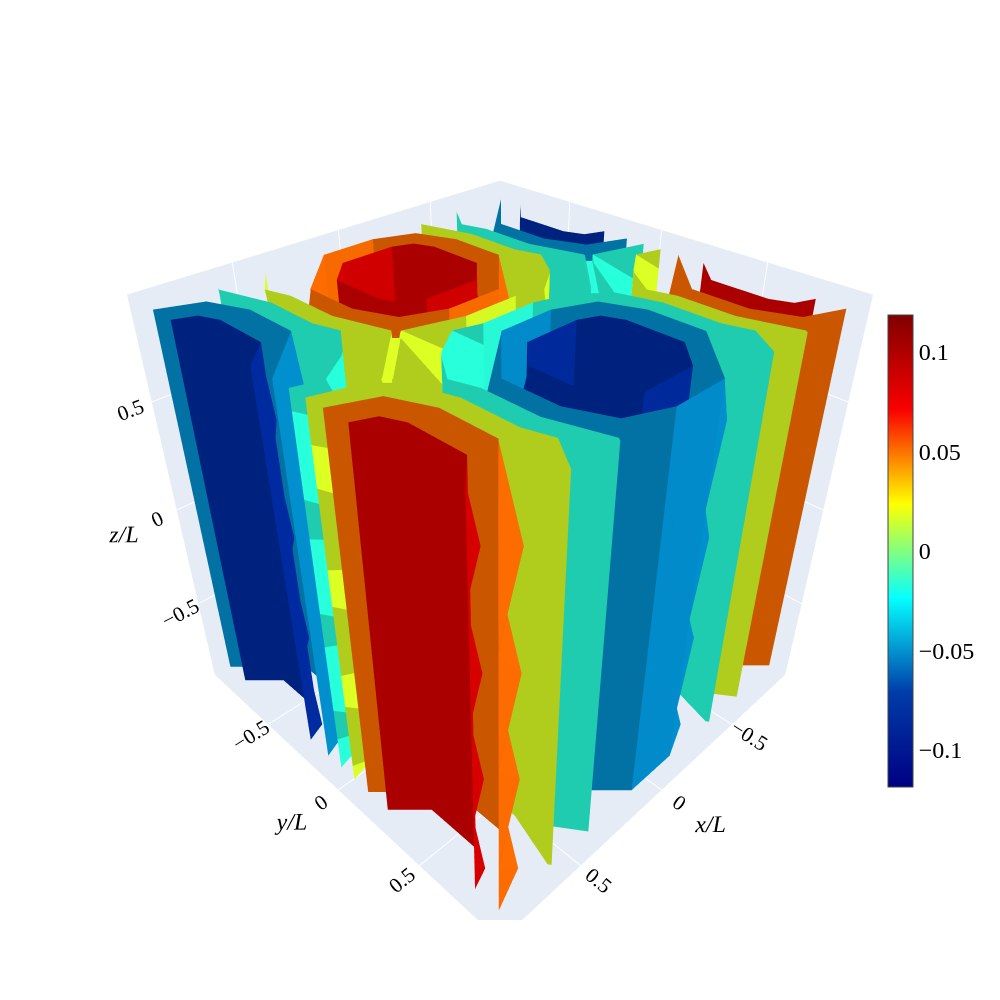

Write notebook code for a chart like this one.
### Code cell
fig = go.Figure(data=go.Isosurface(
    x=(X0/Lx).flatten(),          
    y=(Y0/Ly).flatten(),
    z=(Z0/Lz).flatten(),
    value=(u_exact/U).flatten(),      
    isomin=(u_exact/U).min(),        
    isomax=(u_exact/U).max(),         
    surface_count=8,        
    colorscale="jet",   
    opacity=1.0,            
    caps=dict(x_show=False, y_show=False, z_show=False)  
))
fig.update_layout(
    width=1000,
    height=1000,
    dragmode="zoom",
    autosize=True,
    font=dict(family="Times New Roman", size=16, color="black"),
    scene=dict(  
        xaxis=dict(title="x/L",title_font=dict(family="Times New Roman", style='italic', size=24)),
        yaxis=dict(title="y/L", title_font=dict(family="Times New Roman", style='italic',size=24)),
        zaxis=dict(title="z/L", title_font=dict(family="Times New Roman", style='italic',size=24)),
    ),
    
)
fig.update_traces(colorbar=dict(
                tickfont=dict(family="Times New Roman", size=24),    
                x = 0.95,
                y=0.45,           
                xanchor="left",  
                yanchor="middle",
                len=0.6,         
                thickness=25,   
                lenmode="fraction",  
                ))


fig.show()
#fig.write_image("plot_u_Exact.png",scale=2)

### Figure 1 — Plotly figure (JSON) as saved in the notebook; plotly's stock layout.template omitted (floating-point values rounded to 4 significant figures; data arrays with more than 128 entries replaced by an {"elided": "..."} marker saying what was removed)
{"data": [{"caps": {"x": {"show": false}, "y": {"show": false}, "z": {"show": false}}, "colorbar": {"len": 0.6, "lenmode": "fraction", "thickness": 25, "tickfont": {"family": "Times New Roman", "size": 24}, "x": 0.95, "xanchor": "left", "y": 0.45, "yanchor": "middle"}, "colorscale": [[0, "rgb(0,0,131)"], [0.2, "rgb(0,60,170)"], [0.4, "rgb(5,255,255)"], [0.6, "rgb(255,255,0)"], [0.8, "rgb(250,0,0)"], [1, "rgb(128,0,0)"]], "isomax": 0.1186, "isomin": -0.1186, "opacity": 1, "surface": {"count": 8}, "type": "isosurface", "value": {"elided": "512 float values"}, "x": {"elided": "512 float values"}, "y": {"elided": "512 float values"}, "z": {"elided": "512 float values"}}], "layout": {"autosize": true, "dragmode": "zoom", "font": {"color": "black", "family": "Times New Roman", "size": 16}, "height": 1000, "scene": {"xaxis": {"title": {"font": {"family": "Times New Roman", "size": 24, "style": "italic"}, "text": "x/L"}}, "yaxis": {"title": {"font": {"family": "Times New Roman", "size": 24, "style": "italic"}, "text": "y/L"}}, "zaxis": {"title": {"font": {"family": "Times New Roman", "size": 24, "style": "italic"}, "text": "z/L"}}}, "width": 1000}}
